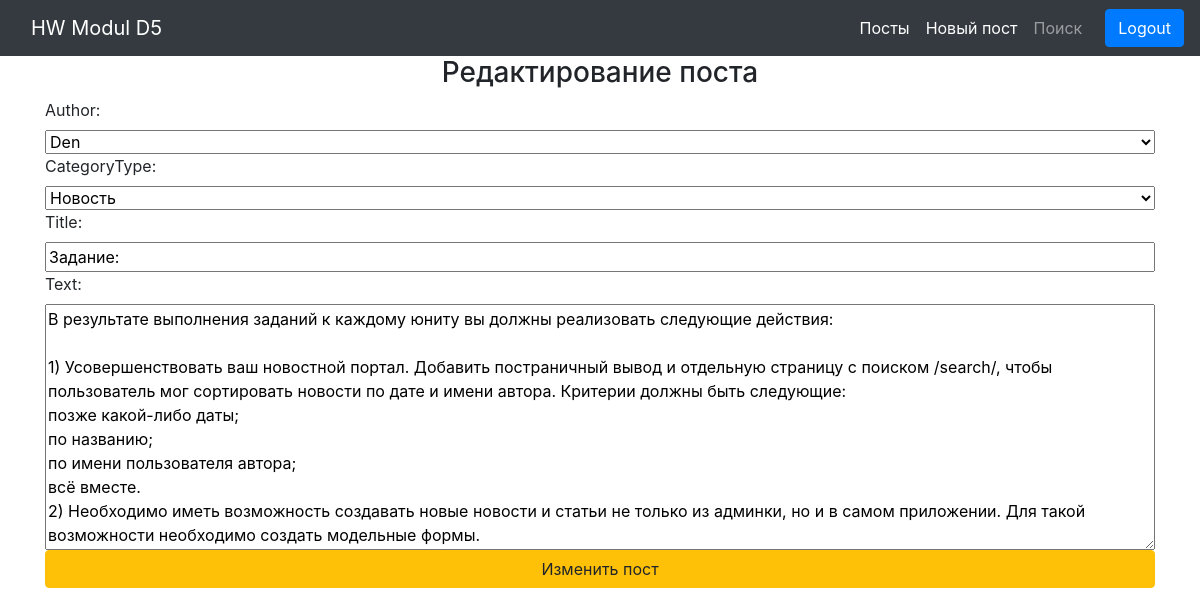
/edit/12 (signed in), run on an earlier commit of the app's database.
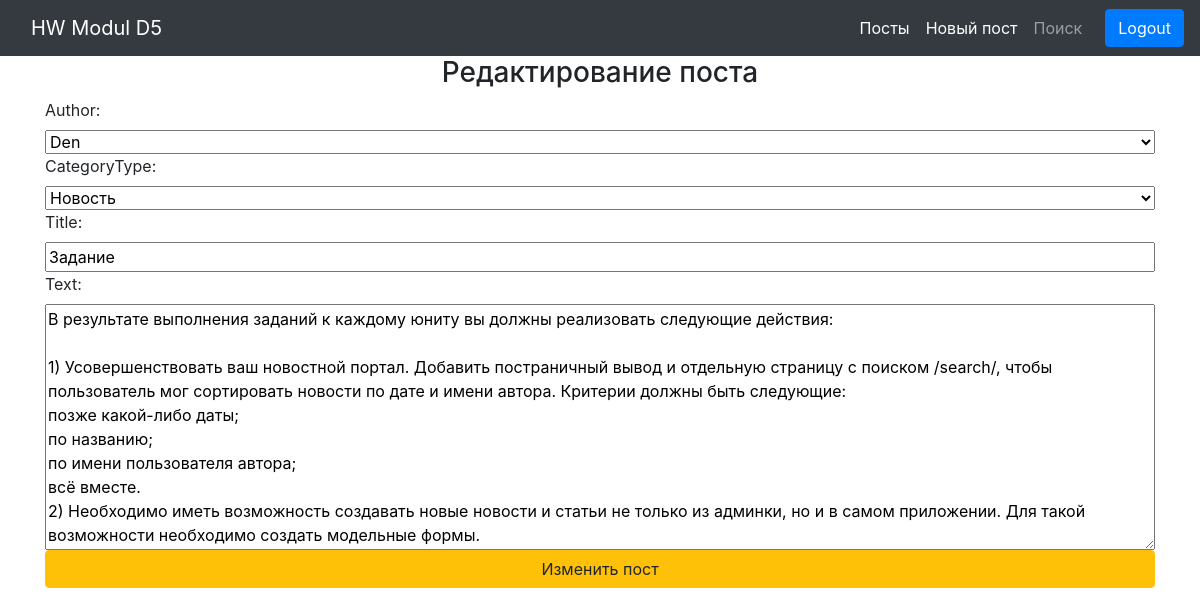
And on a later commit of the database.
### news/models.py (models this page shows, shortened)
class Post(models.Model):
    author = models.ForeignKey(Author, on_delete=models.CASCADE)
    NEWS = 'Новость'
    ARTICLE = 'Статья'
    CATEGORY_CHOICES = (
        (NEWS, 'Новость'),
        (ARTICLE, 'Статья'),
    )
    categoryType = models.CharField(
        max_length=7, choices=CATEGORY_CHOICES, default=ARTICLE)
    dateCreation = models.DateTimeField(auto_now_add=True)
    postCategory = models.ManyToManyField(Category, through='PostCategory')
    title = models.CharField(max_length=128)
    text = models.TextField()
    rating = models.SmallIntegerField(default=0)

### news/views.py (the view)
# urls.py: path('edit/<int:pk>', PostUpdate.as_view(), name='post_update'),
class PostUpdate(PermissionRequiredMixin, UpdateView):
    permission_required = ('news.change_post')
    template_name = 'flatpages/edit.html'
    form_class = PostForm
    def get_object(self, **kwargs):
        id = self.kwargs.get('pk')
        return Post.objects.get(pk=id)

### news/forms.py
class PostForm(ModelForm):
    class Meta:
        model = Post
        fields = ['author', 'categoryType', 'title', 'text']

### news/models.py (called while the page is built)
    def __str__(self) -> str:
        return self.authorUser.username

### templates/flatpages/edit.html (shortened to what this page needs)
{% extends 'flatpages/default.html' %}
{% block content %}
<h3>Редактирование поста</h3>
<form class="form" method="POST">
    {{ form }}
    <button type="submit" class="btn btn-warning">Изменить пост</button>
</form>
{% endblock content %}

What changed in the data, as far as the page shows it:
changed Post "Den": title "Задание:" → "Задание"
